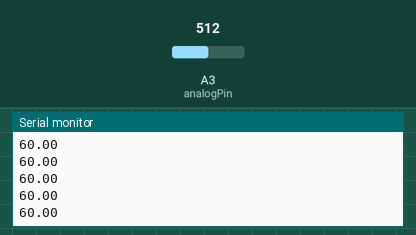
A sketch run on a simulated Arduino Uno, built with avr-gcc and run on an emulated ATmega328P. Parts: the last lines printed to the serial monitor. Inputs (shaded band) come from the test bench; at power-on: A3 (analogPin) = 512.

Above: at 1.2 s.
1.3 s: A3 (analogPin) set to 716
At 1.33 s:
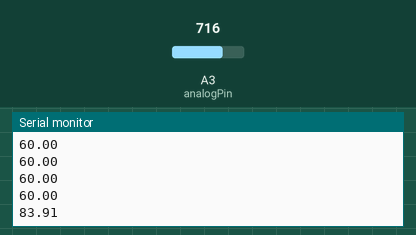
2.8 s: A3 (analogPin) set to 900
At 2.84 s:
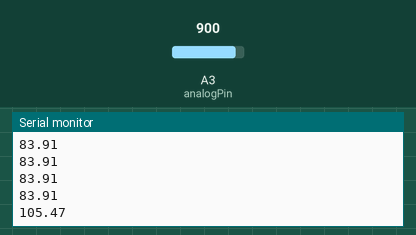
Timing chart, 0 to 5.8 s (numbered marks = the images above; inputs shaded):
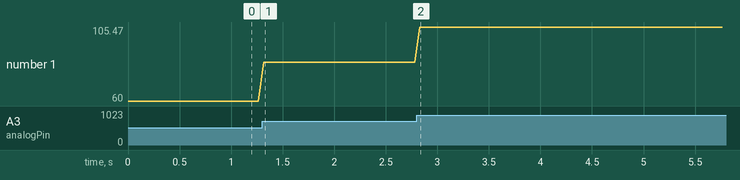

The sketch:

sketch_sep18a.ino
```cpp
long analogPin = A3; // potentiometer wiper (middle terminal) connected to analog pin 3
                    // outside leads to ground and +5V
long val = 0;  // variable to store the value read
float scaledval = 0; // scaled voltage read

void setup() {
  Serial.begin(9600);           //  setup serial
}

void loop() {

//voltage divider using R1=4.7K, R2=200
  val = analogRead(analogPin);  // read the input pin
  scaledval = val*(4900/200)*(5.0/1024);
  //Serial.println(val);          // debug value
  Serial.println(scaledval);          // debug value
  delay(50);
}
```

Measured:
- after the input at 1.3 s, the serial monitor: prints a new line at once (image 1)
- after the input at 2.8 s, the serial monitor: prints a new line at once (image 2)
- plotted number 1: 60 → 83.91 after the input at 1.3 s, 83.91 → 105.47 after the input at 2.8 s
